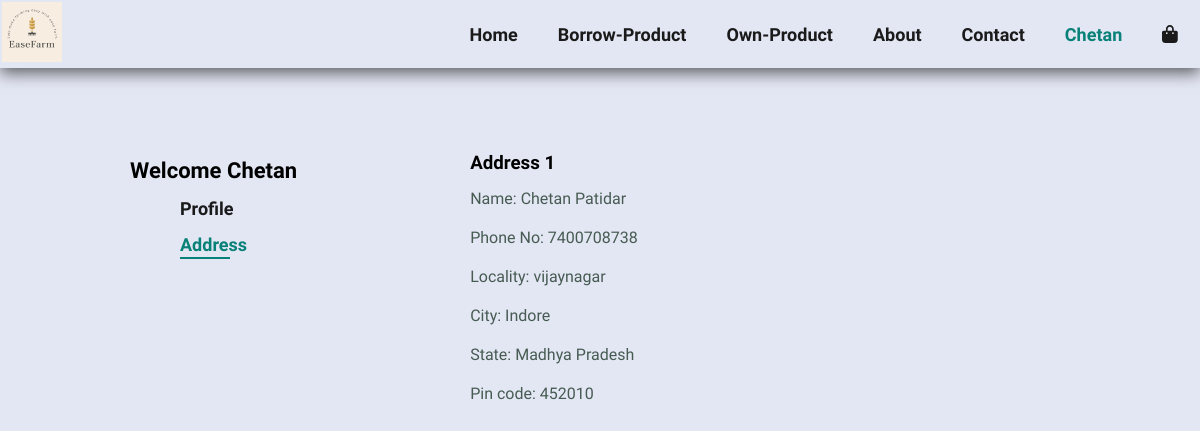
/address (signed in), run on the app's committed database.
### myApp/models.py (models this page shows, shortened)
class Customer(models.Model):
    user = models.ForeignKey(User, on_delete=models.CASCADE)
    name = models.CharField(max_length=100, default="")
    email = models.CharField(max_length=50, default="")
    aadhar_card_no = models.CharField(max_length=12, default="")
    phone_no = models.CharField(max_length=12, default="")
    another_phone_no = models.CharField(max_length=12, default="")
    time = models.CharField(max_length=10,default=1)
    locality = models.CharField(max_length=200)
    city = models.CharField(max_length=50)
    zipcode = models.IntegerField()
    state = models.CharField(choices=STATE_CHOICES, max_length=50)

### myApp/views.py (the view)
# urls.py: path('address', views.address, name='address'),
def address(request):
    add = Customer.objects.filter(user=request.user)
    return render(request, 'address.html', {'add': add, 'active': 'btn-primary'})

### templates/address.html (shortened to what this page needs)
<!doctype html>
{% load static %}
<html xmlns="http://www.w3.org/1999/html">
<head>
    <link rel="stylesheet" href="{% static 'address1.css' %}" />
  <link rel="stylesheet" type="text/css" href="{% static 'css1.css' %}">
    <link href="{% static 'fontawesomefree/css/all.min.css' %}" rel="stylesheet" type="text/css">
</head>
<body>
<section id="header">
    <a href="#"><img src="static/img/logo.png" width = "60" height = "60" class = "logo" alt=""></a>
<div>
  <ul id="navbar">
    <li> <a  href="/">Home</a></li>
    <li> <a href="/">Borrow-Product</a></li>
    <li> <a href="Become_supplier">Own-Product</a></li>
    <li> <a href="/about">About</a> </li>
    <li> <a href="/contact">Contact</a></li>
     {% if request.user.is_authenticated %}
     <div class="dropdown">
      <li> <a class = "active">{{request.user}}</a></li>
    </div>
    <li> <a href="{% url 'show_cart' %}"><i class="fas fa-shopping-bag"></i></a></li>
      {% else %}
    <li><a href="login">Login</a></li>
      {% endif %}
  </ul>
</div>
 </section>
 <section id="level">
  <div class = "p1">
   <h3>Welcome {{ request.user.username|capfirst}}</h3>
     <ul >
      <li><a href="{% url 'profile' %}">Profile</a></li>
      <li><a href="{% url 'address' %}" class = "active">Address</a></li>
     </ul>
    </div>
      {% for ad in add %}
        <div class = "p2">
         <h3>Address {{forloop.counter}} </h3>
         <p>Name: {{ad.name}} </p>
         <p>Phone No: {{ad.phone_no}}</p>
         <p>Locality: {{ad.locality}}</p>
         <p>City: {{ad.city}}</p>
         <p>State: {{ad.state}}</p>
         <p>Pin code: {{ad.zipcode}}</p>
        </div>
      {% endfor %}
 </section>
</body>
</html>

### static/address1.css (style rules this page uses)
* { margin: 0; padding: 0; box-sizing: border-box; font-family: "Spartan", sans-serif; }
body { background: #e3e6f3; }
#level { display: flex; flex-direction: row; gap: 20px; }
.p1 { padding: 10px 10px 0px 10px; margin-top: 80px; margin-left: 120px; margin-bottom: 200px; margin-right: 100px; }
.p1 h3 { font-size: 22px; }
.p1 li { list-style: none; padding-top: 15px; padding-left: 50px; padding-right: 50px; position: relative; }
.p1 li a { text-decoration: none; font-size: 18px; font-weight: 600; color: #1a1a1a; transition: 0.3s ease; }
.p1 li a:hover, .p1 li a.active { color: #088178; }
.p1 li a.active::after, .p1 li a:hover::after { content: ""; width: 30%; height: 2px; background: #088178; position: absolute; bottom: -4px; left: 50px; }
.p2 { padding: 10px 10px 0px 10px; margin-top: 74px; margin-left: 33px; margin-right: 100px; }

### static/css1.css (style rules this page uses)
* { padding: 0; margin: 0; box-sizing: border-box; font-family: 'Spartan', sans-serif; }
p { font-size: 16px; color: #465b52; margin: 15px 0 20px 0; }
body { width: 100%; }
#header { display: flex; align-items: center; justify-content: space-between; padding: 2px 2px; background: #E3E6F3; box-shadow: 0px 5px 15px rgba(0,0,0,0.6); z-index: 999; position: sticky; top: 0; left: 0; }
#navbar { display: flex; align-items: center; justify-content: space-between; }
#navbar li { list-style: none; padding: 0px 20px; position: relative; }
#navbar li a { text-decoration: none; font-size: 18px; font-weight: 600; color: #1a1a1a; transition: 0.3s ease; }
#navbar li a:hover, #navbar li a.active { color: #088178; }

### templates/address.html (style rules this page uses)
.dropdown { position: relative; display: inline-block; }

### data on the page
Customer: name "Chetan Patidar", phone_no "7400708738", locality "vijaynagar", city "Indore", state "Madhya Pradesh", zipcode "452010"

### other printed values
{{ request.user }} "Chetan"
{{ request.user.username|capfirst }} "Chetan"
